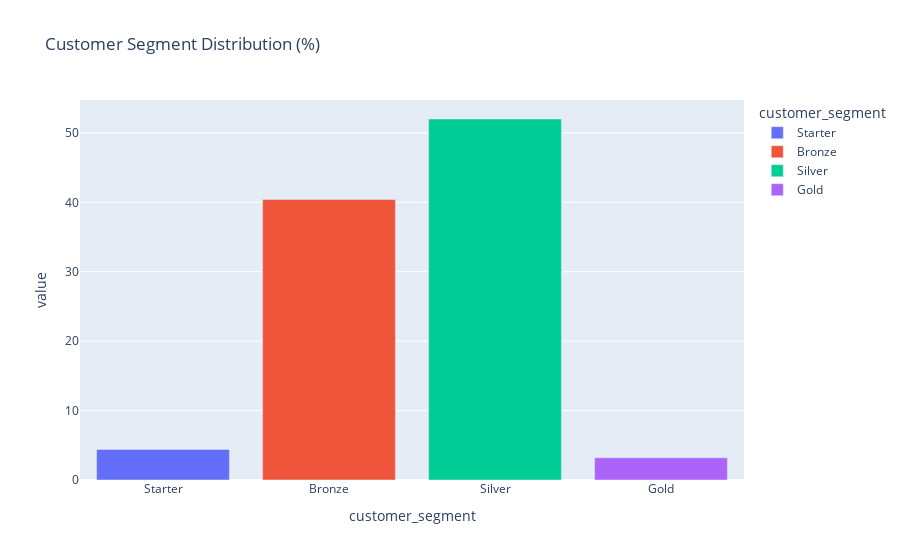

Notebook code for this chart:
### Code cell
# Target Distribution - Percentage
percentual_target = target_count / len(df_segment) * 100
px.bar(percentual_target, color=percentual_target.index, category_orders={'customer_segment': customer_segment_list} , title='Customer Segment Distribution (%)')

### Figure 1 — Plotly figure (JSON) as saved in the notebook; plotly's stock layout.template omitted (floating-point values rounded to 4 significant figures)
{"data": [{"alignmentgroup": "True", "hovertemplate": "customer_segment=%{x}<br>value=%{y}<extra></extra>", "legendgroup": "Starter", "marker": {"color": "#636efa", "pattern": {"shape": ""}}, "name": "Starter", "offsetgroup": "Starter", "orientation": "v", "showlegend": true, "textposition": "auto", "type": "bar", "x": ["Starter"], "xaxis": "x", "y": [4.4], "yaxis": "y"}, {"alignmentgroup": "True", "hovertemplate": "customer_segment=%{x}<br>value=%{y}<extra></extra>", "legendgroup": "Bronze", "marker": {"color": "#EF553B", "pattern": {"shape": ""}}, "name": "Bronze", "offsetgroup": "Bronze", "orientation": "v", "showlegend": true, "textposition": "auto", "type": "bar", "x": ["Bronze"], "xaxis": "x", "y": [40.4], "yaxis": "y"}, {"alignmentgroup": "True", "hovertemplate": "customer_segment=%{x}<br>value=%{y}<extra></extra>", "legendgroup": "Silver", "marker": {"color": "#00cc96", "pattern": {"shape": ""}}, "name": "Silver", "offsetgroup": "Silver", "orientation": "v", "showlegend": true, "textposition": "auto", "type": "bar", "x": ["Silver"], "xaxis": "x", "y": [52], "yaxis": "y"}, {"alignmentgroup": "True", "hovertemplate": "customer_segment=%{x}<br>value=%{y}<extra></extra>", "legendgroup": "Gold", "marker": {"color": "#ab63fa", "pattern": {"shape": ""}}, "name": "Gold", "offsetgroup": "Gold", "orientation": "v", "showlegend": true, "textposition": "auto", "type": "bar", "x": ["Gold"], "xaxis": "x", "y": [3.2], "yaxis": "y"}], "layout": {"barmode": "relative", "legend": {"title": {"text": "customer_segment"}, "tracegroupgap": 0}, "title": {"text": "Customer Segment Distribution (%)"}, "xaxis": {"anchor": "y", "categoryarray": ["Starter", "Bronze", "Silver", "Gold"], "categoryorder": "array", "domain": [0, 1], "title": {"text": "customer_segment"}}, "yaxis": {"anchor": "x", "domain": [0, 1], "title": {"text": "value"}}}}
